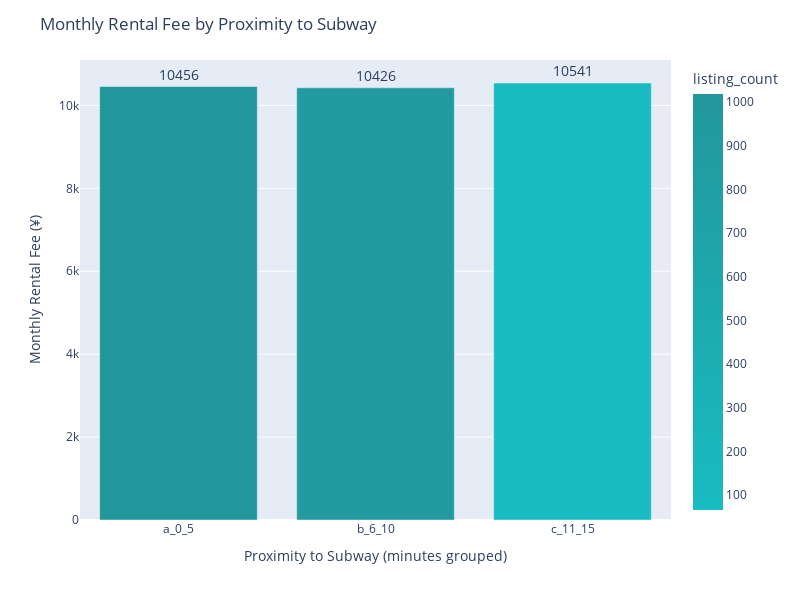

Write notebook code for a chart like this one.
### Code cell
fig = px.bar(metro_stats[metro_stats['metro_min_walk_group'].isin(['a_0_5','b_6_10','c_11_15'])],
             x="metro_min_walk_group",
             y="price",
             text='price',
             color = 'listing_count',
             color_continuous_scale=['#18BCC1','#22979B'])

fig.update_traces(textposition='outside',
                  texttemplate='%{text}',   
                  textfont_size=14
                  )

fig.update_layout(title_text = 'Monthly Rental Fee by Proximity to Subway',
                  yaxis_title = 'Monthly Rental Fee (¥)',
                  xaxis_title = 'Proximity to Subway (minutes grouped)',
                  height = 600, width = 800)

fig.show()

### Figure 1 — Plotly figure (JSON) as saved in the notebook; plotly's stock layout.template omitted (floating-point values rounded to 4 significant figures)
{"data": [{"alignmentgroup": "True", "hoverlabel": {"namelength": 0}, "hovertemplate": "metro_min_walk_group=%{x}<br>price=%{text}<br>listing_count=%{marker.color}", "legendgroup": "", "marker": {"color": [1019, 918, 66], "coloraxis": "coloraxis"}, "name": "", "offsetgroup": "", "orientation": "v", "showlegend": false, "text": [10456, 10426, 10541], "textfont": {"size": 14}, "textposition": "outside", "texttemplate": "%{text}", "type": "bar", "x": ["a_0_5", "b_6_10", "c_11_15"], "xaxis": "x", "y": [10456, 10426, 10541], "yaxis": "y"}], "layout": {"barmode": "relative", "coloraxis": {"colorbar": {"title": {"text": "listing_count"}}, "colorscale": [[0, "#18BCC1"], [1, "#22979B"]]}, "height": 600, "legend": {"tracegroupgap": 0}, "margin": {"t": 60}, "title": {"text": "Monthly Rental Fee by Proximity to Subway"}, "width": 800, "xaxis": {"anchor": "y", "domain": [0, 1], "title": {"text": "Proximity to Subway (minutes grouped)"}}, "yaxis": {"anchor": "x", "domain": [0, 1], "title": {"text": "Monthly Rental Fee (¥)"}}}}
